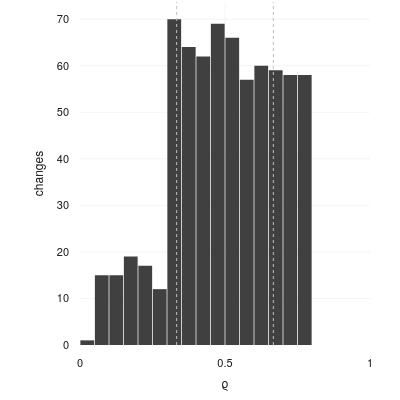

Notebook code cell kept with this figure:
### Markdown cell above
## Confidence $\rho$ and the audit strata

The pipeline assigns each candidate pair a confidence $\varrho(f,c)=\tfrac12(\tilde v+\tilde t)$ from the rank-normalised vote share and temporal distance, and a change takes the strongest of its candidates, $\rho(c)=\max_f \varrho(f,c)$. Here each released correction carries exactly one candidate, so the aggregation is the identity and $\rho$ is read directly from the confidence asset. $\rho$ — not $\varrho$ — is what the release thresholds and the audit strata are defined on: the strata are $J=3$ equally spaced bins over $[0,1]$. The marginal distribution and the realised bin occupancy are the bridge to the audit design.

### Code cell
# Confidence rho over the reconstructed changes, and its occupancy of the J=3 audit bins.
# The bin edges are the ones the audit samples on (HybridAuditSampling.strata).
import numpy as np
import plotly.express as px
import plotly.io as pio

from benchmark.audit.sampling import HybridAuditSampling

pairs = (
    loc_runs.filter(pl.col("category") == "valid")
    .select("name", "correction", "defect")
    .unique()
)

scored = confidence.join(pairs, on=["name", "correction", "defect"], how="semi")
print(
    f"pairs={pairs.height} with rho={scored.height} without rho={pairs.height - scored.height}"
)


J = 3
strata = HybridAuditSampling(fraction=0.75, bins=J, seed=0).strata(
    scored["rho"].to_numpy()
)
occupancy = (
    scored.with_columns(pl.Series("bin", strata))
    .group_by("bin")
    .agg(
        pl.len().alias("n"),
        pl.col("rho").min().round(3).alias("rho_min"),
        pl.col("rho").max().round(3).alias("rho_max"),
    )
    .sort("bin")
)

figure = px.histogram(
    scored.to_pandas(),
    x="rho",
    nbins=30,
    color_discrete_sequence=[pio.templates["thesis"].layout.colorway[3]],
)
for edge in np.linspace(0, 1, J + 1)[1:-1]:
    figure.add_vline(
        x=edge,
        line_dash="dot",
        line_width=1,
        line_color=pio.templates["thesis"].layout.colorway[2],  # #BFBFBF
    )

figure.update_layout(
    xaxis_title="ϱ",
    yaxis_title="changes",
    bargap=0.05,
    height=400,
    width=400,
    xaxis_range=[0, 1],
)
figure.show(config={"toImageButtonOptions": {"format": "svg"}})

with pl.Config(
    tbl_rows=-1, tbl_hide_dataframe_shape=True, tbl_hide_column_data_types=True
):
    print(occupancy)
    print(
        scored.select(
            pl.col("rho").median().round(3).alias("median"),
            pl.col("rho").quantile(0.25).round(3).alias("q25"),
            pl.col("rho").quantile(0.75).round(3).alias("q75"),
        )
    )

### Figure 1 — Plotly figure (JSON) as saved in the notebook; plotly's stock layout.template omitted (floating-point values rounded to 4 significant figures; data arrays with more than 128 entries replaced by an {"elided": "..."} marker saying what was removed)
{"data": [{"bingroup": "x", "hovertemplate": "rho=%{x}<br>count=%{y}<extra></extra>", "legendgroup": "", "marker": {"color": "#404040", "pattern": {"shape": ""}}, "name": "", "nbinsx": 30, "orientation": "v", "showlegend": false, "type": "histogram", "x": {"elided": "702 float values"}, "xaxis": "x", "yaxis": "y"}], "layout": {"bargap": 0.05, "barmode": "relative", "height": 400, "legend": {"tracegroupgap": 0}, "shapes": [{"line": {"color": "#BFBFBF", "dash": "dot", "width": 1}, "type": "line", "x0": 0.3333, "x1": 0.3333, "xref": "x", "y0": 0, "y1": 1, "yref": "y domain"}, {"line": {"color": "#BFBFBF", "dash": "dot", "width": 1}, "type": "line", "x0": 0.6667, "x1": 0.6667, "xref": "x", "y0": 0, "y1": 1, "yref": "y domain"}], "width": 400, "xaxis": {"anchor": "y", "domain": [0, 1], "range": [0, 1], "title": {"text": "ϱ"}}, "yaxis": {"anchor": "x", "domain": [0, 1], "title": {"text": "changes"}}}}
